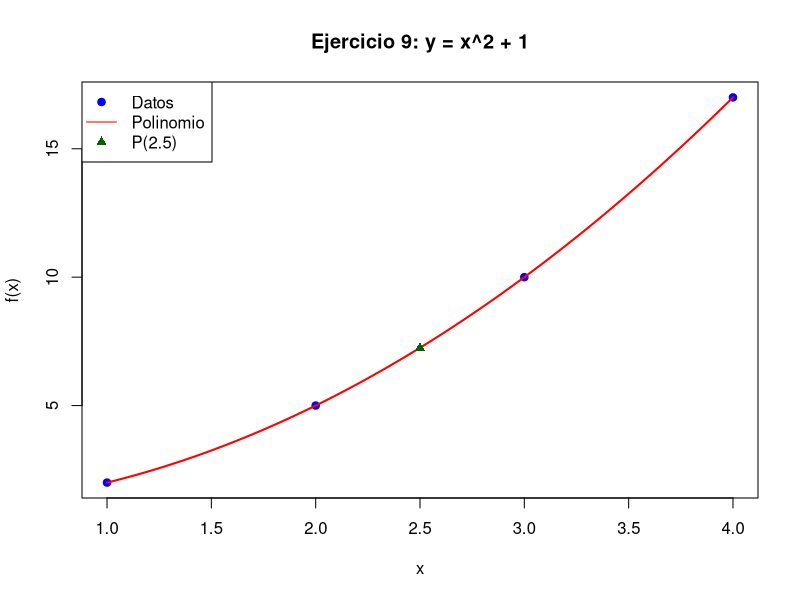

The R script that drew this image:
## ---- chunk 1
knitr::opts_chunk$set(echo = TRUE)
## ---- chunk 2
x9 <- c(1, 2, 3, 4)
y9 <- c(2, 5, 10, 17)
## ---- chunk 3
dy1 <- diff(y9)
dy2 <- diff(dy1)
dy3 <- diff(dy2)

print("Diferencias de primer orden:")
print(dy1)
print("Diferencias de segundo orden:")
print(dy2)
print("Diferencias de tercer orden:")
print(dy3)
## ---- chunk 4
P9 <- function(x) x^2 + 1
## ---- chunk 5
x_eval9 <- 2.5
y_eval9 <- P9(x_eval9)
print(paste("P(2.5) =", y_eval9))
## ---- chunk 6
plot(x9, y9, pch = 19, col = "blue", main = "Ejercicio 9: y = x^2 + 1",
     xlab = "x", ylab = "f(x)")
curve(P9(x), add = TRUE, col = "red", lwd = 2)
points(x_eval9, y_eval9, col = "darkgreen", pch = 17)
legend("topleft", legend = c("Datos", "Polinomio", "P(2.5)"),
       col = c("blue", "red", "darkgreen"), pch = c(19, NA, 17), lty = c(NA, 1, NA))
knitr::opts_chunk$set(echo = TRUE)
